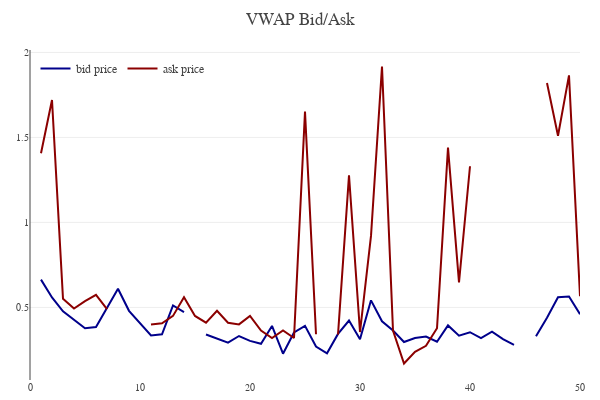

The notebook cell saved with this chart:
### Code cell
model.bank_details.price_plot()

### Figure 1 — Plotly figure (JSON) as saved in the notebook; plotly's stock layout.template omitted (floating-point values rounded to 4 significant figures)
{"data": [{"line": {"color": "darkblue"}, "name": "bid price", "type": "scatter", "y": [null, 0.6635, 0.5583, 0.4767, 0.4261, 0.3773, 0.3843, 0.5, 0.61, 0.48, 0.4071, 0.3355, 0.3415, 0.5113, 0.4725, null, 0.3409, 0.3189, 0.2922, 0.3317, 0.3031, 0.2862, 0.3912, 0.2275, 0.3523, 0.3917, 0.2697, 0.2299, 0.3439, 0.4224, 0.3125, 0.5416, 0.4183, 0.3642, 0.2964, 0.3196, 0.3287, 0.2982, 0.3942, 0.3338, 0.3541, 0.3199, 0.3569, 0.3137, 0.28, null, 0.33, 0.4389, 0.56, 0.564, 0.46]}, {"line": {"color": "darkred"}, "name": "ask price", "type": "scatter", "y": [null, 1.407, 1.72, 0.5506, 0.4934, 0.5369, 0.5738, 0.49, null, 0.6, null, 0.4, 0.4067, 0.45, 0.56, 0.45, 0.41, 0.48, 0.41, 0.4, 0.45, 0.3641, 0.32, 0.3645, 0.32, 1.652, 0.3418, null, 0.34, 1.277, 0.3552, 0.9208, 1.917, 0.3633, 0.17, 0.2389, 0.2737, 0.3775, 1.44, 0.6472, 1.331, null, 0.4588, null, null, null, null, 1.821, 1.51, 1.865, 0.5664]}], "layout": {"height": 400, "hovermode": "closest", "legend": {"orientation": "h", "x": 0.01, "xanchor": "left", "y": 0.9, "yanchor": "bottom"}, "margin": {"b": 20, "l": 30, "r": 20, "t": 50}, "showlegend": true, "title": {"text": "VWAP Bid/Ask"}, "width": 600, "xaxis": {"anchor": "y", "domain": [0, 1], "showgrid": false, "tickfont": {"size": 10}}, "yaxis": {"anchor": "x", "domain": [0, 1], "side": "left", "tickfont": {"size": 10}}}}
